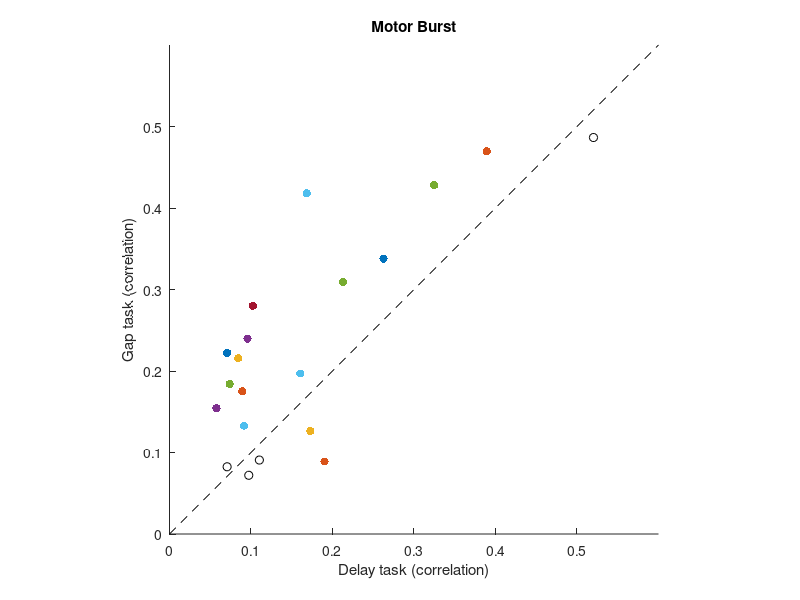
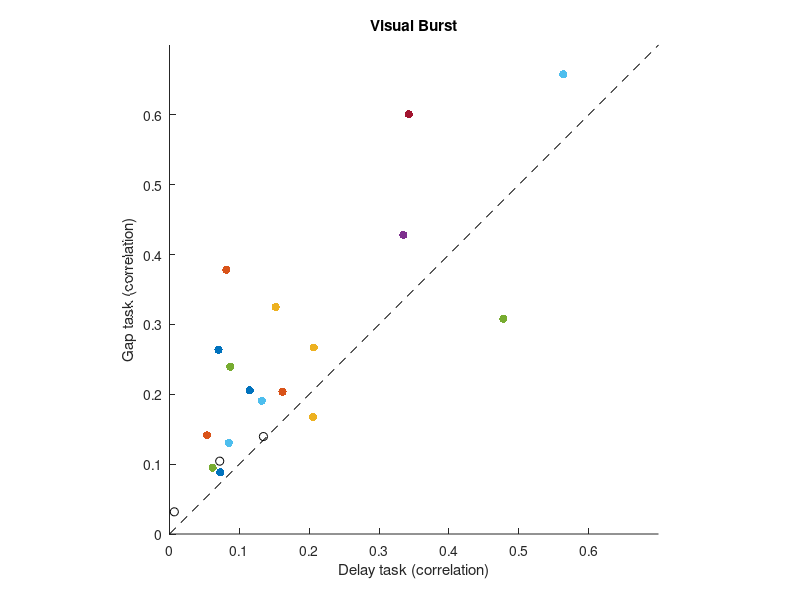

Write the MATLAB code that produced these figures, in order.
load('data_6.mat')

figure
for k = 1:20
    if h_m(k) == 1
        scatter(delavg_m(k),gapavg_m(k),'filled','k')
    else
        scatter(delavg_m(k),gapavg_m(k),'k')
    end
    hold on
end
ylim([0 0.6])
xlim([0 0.6])
axis square
line([0,0.6],[0,0.6],'Color','k','LineStyle','--')
xlabel('Delay task (correlation)')
ylabel('Gap task (correlation)')
title('Motor Burst')


figure
for k = 1:20
    if h_v(k) == 1
        scatter(delavg_v(k),gapavg_v(k),'filled','k')
    else
        scatter(delavg_v(k),gapavg_v(k),'k')
    end
    hold on
end
ylim([0 0.7])
xlim([0 0.7])
axis square
line([0,0.7],[0,0.7],'Color','k','LineStyle','--')
xlabel('Delay task (correlation)')
ylabel('Gap task (correlation)')
title('Visual Burst')